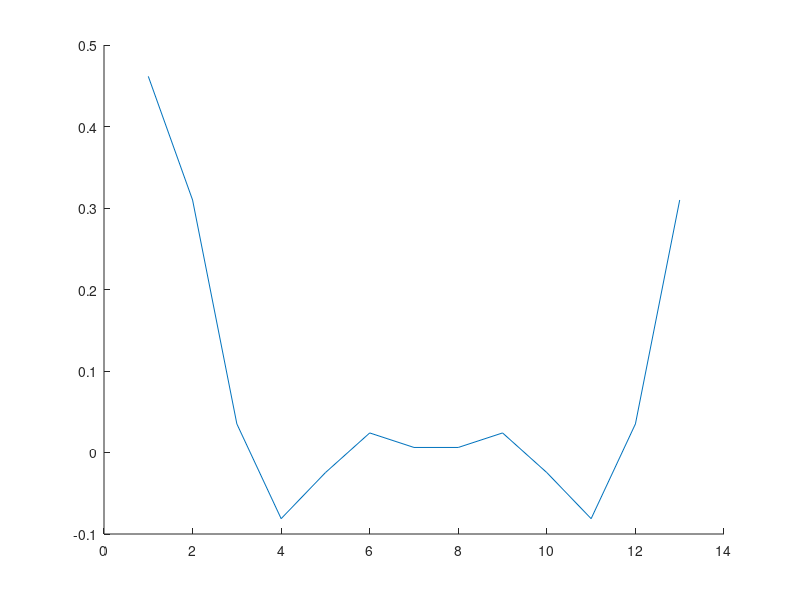
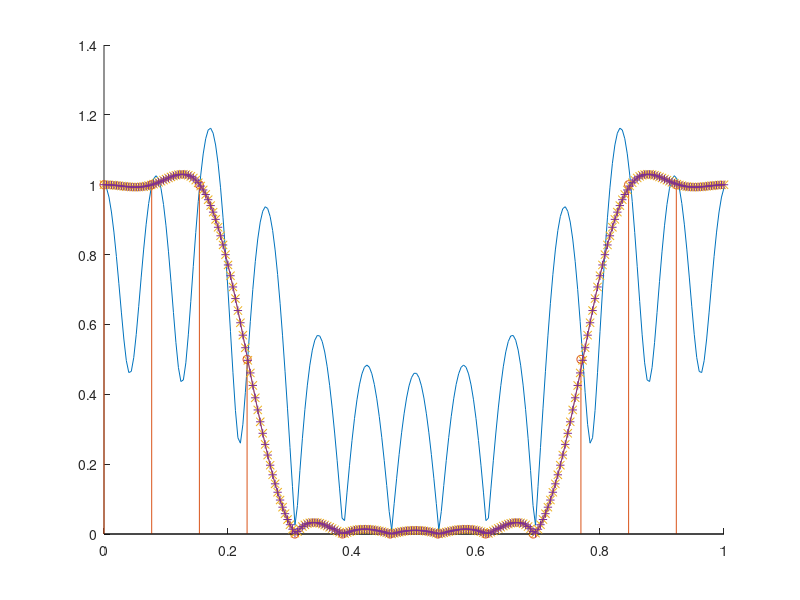
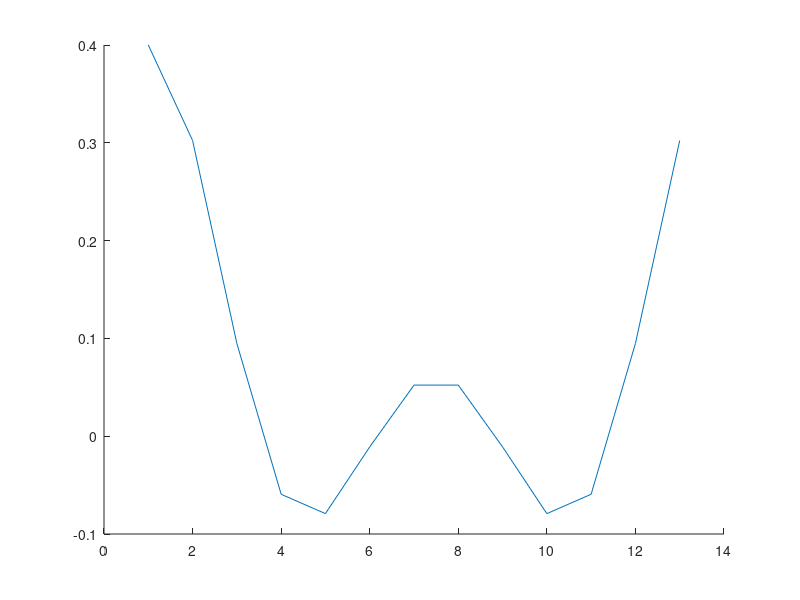
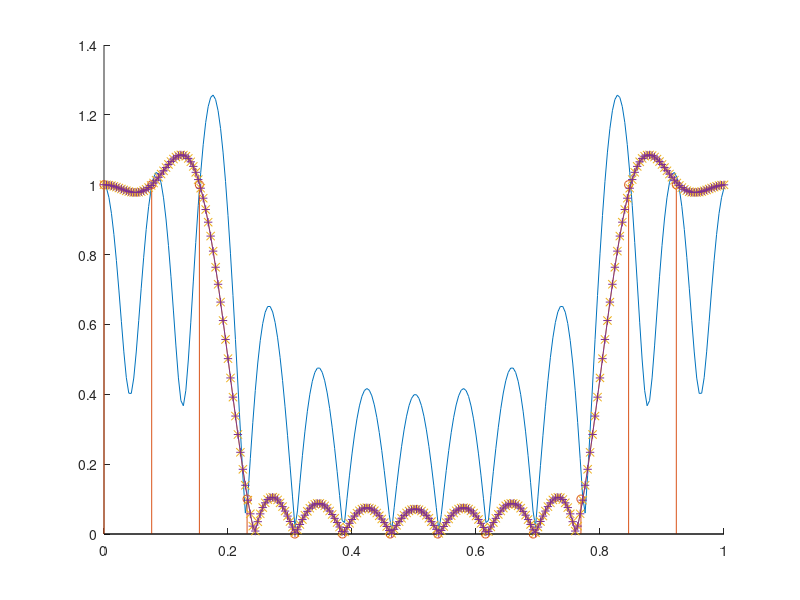

MATLAB code for these plots, in order:
%script freq_samp
close all
Hk = [1 1 1 0.5 0 0 0 0 0 0 0.5 1 1];
N = length(Hk)

hi = ifft(Hk)
figure; hold on
plot(hi)
%hi_prime = [hi(8:13) hi(1:7)]'
%plot(hi_prime)

figure; hold on;
plot(linspace(0,1,251),abs(fft(hi,251)));
hi_zp = [hi(1:round(N/2)) zeros(1,251-length(hi)) hi(round(N/2)+1:N)];
stem((0:(N-1))./N,Hk)
plot(linspace(0,1,251),abs(fft(hi_zp)),'x-')
plot(linspace(0,1,251),abs(interpft(Hk,251)),'+-')

%vérif interpolation
##figure; hold on;
##for k=1:N
##  Hf(k,:) = Hk(k)*sin(pi*N.*(f-(k-1)/N))./(N*sin(pi*(f-(k-1)/N)));
##endfor
##plot(linspace(0,1,251),abs(sum(Hf,1)))
##
##figure
##plot(linspace(0,1,251),arg(fft(hi_zp)),'x-')


x = linspace(-2,2,251)'
y = abs(fft(hi_zp,251))';
A = [x [y(126:251); y(1:125)]];
save('-ascii','module_freq_samp.txt','A')
y = arg(fft(hi_zp,251))';
A = [x [y(126:251); y(1:125)]./(pi)];
save('-ascii','arg_freq_samp.txt','A')



%close all
Hk = [1 1 1 0.1 0 0 0 0 0 0 0.1 1 1];
N = length(Hk)

hi = ifft(Hk)
figure; hold on
plot(hi)
%hi_prime = [hi(8:13) hi(1:7)]'
%plot(hi_prime)

figure; hold on;
plot(linspace(0,1,251),abs(fft(hi,251)));
hi_zp = [hi(1:round(N/2)) zeros(1,251-length(hi)) hi(round(N/2)+1:N)];
stem((0:(N-1))./N,Hk)
plot(linspace(0,1,251),abs(fft(hi_zp)),'x-')
plot(linspace(0,1,251),abs(interpft(Hk,251)),'+-')

x = linspace(-2,2,251)'
y = abs(fft(hi_zp,251))';
A = [x [y(126:251); y(1:125)]];
save('-ascii','module_freq_samp2.txt','A')
y = arg(fft(hi_zp,251))';
A = [x [y(126:251); y(1:125)]./(pi)];
save('-ascii','arg_freq_samp2.txt','A')



%close all
Hk = [1 1 1 1 0.7 0.5 0.1 0 0 0 0 0 0 0.1 0.5 0.7 1 1 1];
N = length(Hk)

hi = ifft(Hk)
figure; hold on
plot(hi)
%hi_prime = [hi(8:13) hi(1:7)]'
%plot(hi_prime)

figure; hold on;
plot(linspace(0,1,251),abs(fft(hi,251)));
hi_zp = [hi(1:round(N/2)) zeros(1,251-length(hi)) hi(round(N/2)+1:N)];
stem((0:(N-1))./N,Hk)
plot(linspace(0,1,251),abs(fft(hi_zp)),'x-')
plot(linspace(0,1,251),abs(interpft(Hk,251)),'+-')

x = linspace(-2,2,251)'
y = abs(fft(hi_zp,251))';
A = [x [y(126:251); y(1:125)]];
save('-ascii','module_freq_samp3.txt','A')
y = arg(fft(hi_zp,251))';
A = [x [y(126:251); y(1:125)]./(pi)];
save('-ascii','arg_freq_samp3.txt','A')

